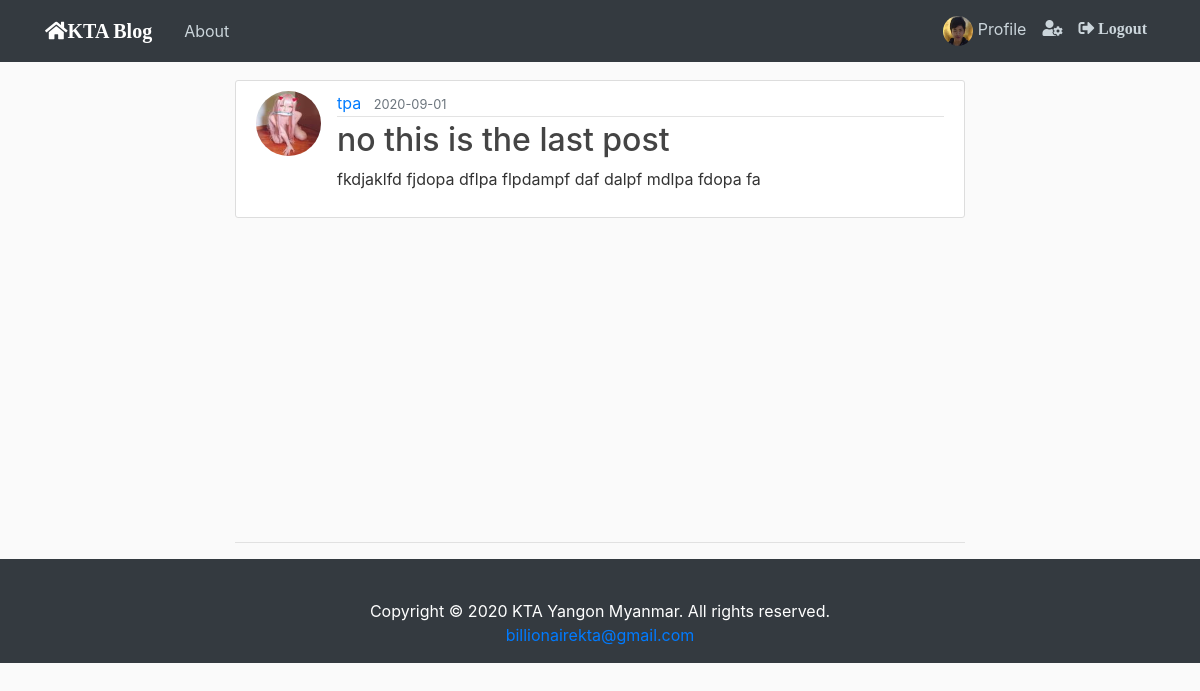
The page /post/15 (signed in) on the database as committed earlier.
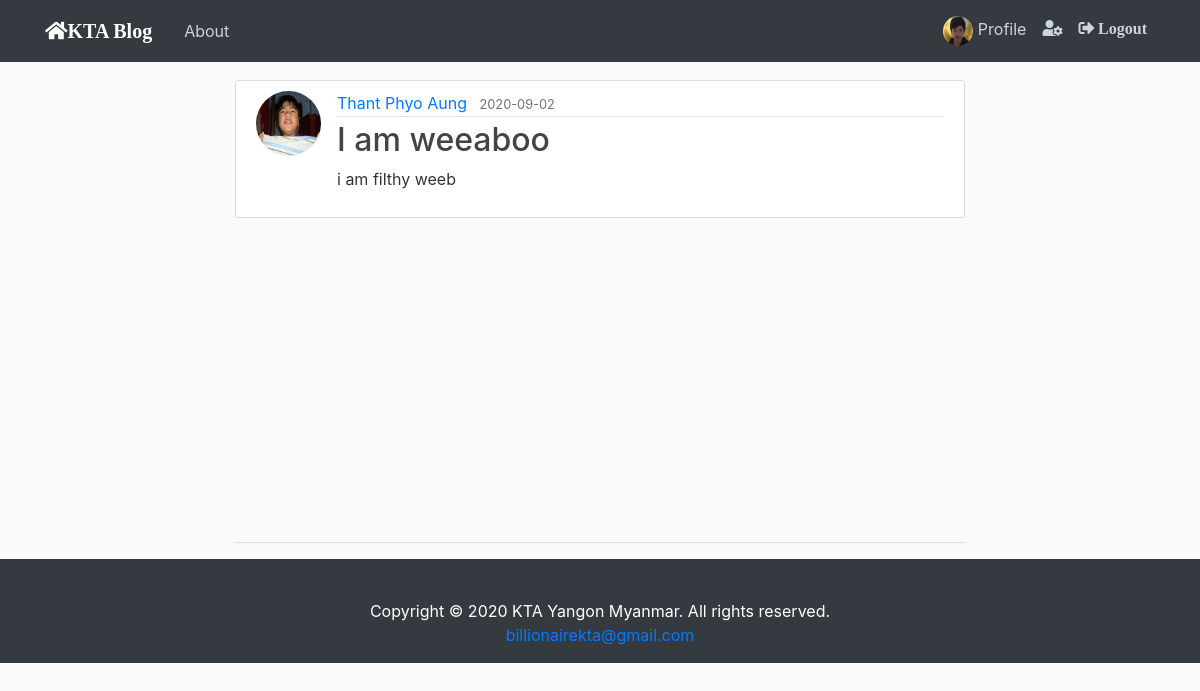
The same page on the database as committed later.
### flaskblog/model.py (models this page shows, shortened)
class User(db.Model, UserMixin):
    id = db.Column(db.Integer, primary_key=True)
    username = db.Column(db.String(20), unique=True, nullable=False)
    email = db.Column(db.String(120), unique=True, nullable=False)
    image_file = db.Column(db.String(20), nullable=False, default='default.jpg')
    password = db.Column(db.String(60), nullable=False)
    posts = db.relationship('Post', backref='author', lazy=True)

class Post(db.Model):
    id = db.Column(db.Integer, primary_key=True)
    title = db.Column(db.String(100), nullable=False)
    date_posted = db.Column(db.DateTime, nullable=False, default=datetime.utcnow)
    content = db.Column(db.Text, nullable=False)
    user_id = db.Column(db.Integer, db.ForeignKey('user.id'), nullable=False)

### flaskblog/posts/route.py (the view)
@posts.route('/post/<int:post_id>')
def post(post_id):
    post = Post.query.get_or_404(post_id)
    return render_template('post.html', title=post.title, post=post)

### flaskblog/model.py (called while the page is built)
@login_manager.user_loader
def load_user(user_id):
    return User.query.get(int(user_id))

### flaskblog/templates/post.html (shortened to what this page needs)
{% extends "base.html" %}
{% block body %}
  <article class="media content-section">
    <img class="rounded-circle article-img" src="{{ url_for('static', filename='profile_pics/' + post.author.image_file) }}">
    <div class="media-body">
      <div class="article-metadata">
        <a class="mr-2" href="{{ url_for('users.user_posts', username=post.author.username) }}">{{ post.author.username }}</a>
        <small class="text-muted">{{ post.date_posted.strftime('%Y-%m-%d') }}</small>
      </div>
      <h2 class="article-title">{{ post.title }}</h2>
      <p class="article-content">{{ post.content }}</p>
    </div>
  </article>
    <br>
    <br>
    <br>
    <br>
    <br>
    <br>
    <br>
    <br>
    <br>
    <br>
<br><br>
<hr>
{% endblock %}

Rows that differ between the two databases and show on the page:
no longer on this page (row edited): User: image_file (picture), author.username "tpa"
added User: image_file (picture), author.username "Thant Phyo Aung"
changed Post: date_posted "2020-09-01" → "2020-09-02"; title "no this is the last post" → "I am weeaboo"; content "fkdjaklfd fjdopa dflpa flpdampf daf dalpf mdlpa fdopa fa" → "i am filthy weeb"
